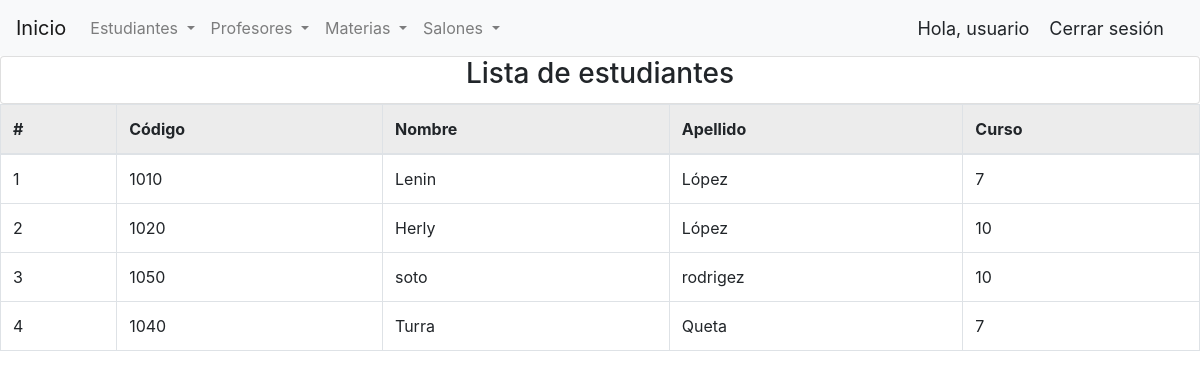
/colapp/listar_estudiante/ (signed in), run on the app's committed database.
### colapp/models.py (models this page shows, shortened)
class estudiante(models.Model):
    id = models.AutoField(primary_key = True)
    est_cod = models.IntegerField()
    est_nom = models.CharField(max_length=20)
    est_ap = models.CharField(max_length=20)
    est_cur = models.CharField(max_length=5)

### colapp/views.py (the view)
# urls.py: path('listar_estudiante/', listarEstudiante, name = 'listar_estudiante'),
@login_required(login_url='login')
def listarEstudiante(request):
    estudiantes = estudiante.objects.all()
    return render(request,'colapp/listar_estudiante.html',{'estudiantes':estudiantes})

### templates/colapp/listar_estudiante.html (shortened to what this page needs)
 {% extends 'index.html' %}
 {% block body %}
 <div class="card text-center">
    <h3 class="card-title">Lista de estudiantes</h3>
    </div>
    {% if estudiantes %}
        <table class="table table-bordered">
            <thead class="table-active">
                <tr scope="col">
                    <th>#</th>
                    <th>Código</th>
                    <th>Nombre</th>
                    <th>Apellido</th>
                    <th>Curso</th>
                </tr>
            </thead>
            <tbody>
                {% for estudiante in estudiantes %}
                <tr>
                    <td>{{ estudiante.id }}</td>
                    <td>{{ estudiante.est_cod }}</td>
                    <td>{{ estudiante.est_nom }}</td>
                    <td>{{ estudiante.est_ap }}</td>
                    <td>{{ estudiante.est_cur }}</td>
                </tr>
                {% endfor %}
            </tbody>
        </table>
    {% else %}
    <h1>No hay estudiantes registrados</h1>
    {% endif %}
 {% endblock body %}

### templates/index.html (shortened to what this page needs)
<!DOCTYPE html>
<html lang="es">
<head>
    {% block extracss %}
    <link rel="stylesheet" href="https://stackpath.bootstrapcdn.com/bootstrap/4.5.0/css/bootstrap.min.css">
    {% endblock extracss %}
</head>
<body>
    <nav class="navbar navbar-expand-lg navbar-light bg-light">
        <a class="navbar-brand" href="{% url 'index' %} ">Inicio</a>
        <div class="collapse navbar-collapse" id="navbarSupportedContent">
          <ul class="navbar-nav mr-auto"><li class="nav-item dropdown">
            <a class="nav-link dropdown-toggle" href="#" id="navbarDropdown" role="button" data-toggle="dropdown" aria-haspopup="true" aria-expanded="false">
              Estudiantes
            </a>
          </li>
          <li class="nav-item dropdown">
            <a class="nav-link dropdown-toggle" href="#" id="navbarDropdown" role="button" data-toggle="dropdown" aria-haspopup="true" aria-expanded="false">
              Profesores
            </a>
          </li>
          <li class="nav-item dropdown">
            <a class="nav-link dropdown-toggle" href="#" id="navbarDropdown" role="button" data-toggle="dropdown" aria-haspopup="true" aria-expanded="false">
              Materias
            </a>
          </li>
          <li class="nav-item dropdown">
            <a class="nav-link dropdown-toggle" href="#" id="navbarDropdown" role="button" data-toggle="dropdown" aria-haspopup="true" aria-expanded="false">
              Salones
            </a>
          </li>
          </ul>
        </div>
        <span class="hello-msg">Hola, {{request.user}}</span>
        <span><a class="hello-msg" href="../../logout"> Cerrar sesión</a>
        </span>
      </nav>
    {% block body %}
    {% endblock body %}
</body>
</html>

### templates/index.html (style rules this page uses)
.hello-msg { font-size: 18px; color: currentcolor; margin-right: 20px; }

### data on the page
estudiante: id "1", est_cod "1010", est_nom "Lenin", est_ap "López", est_cur "7"
estudiante: id "2", est_cod "1020", est_nom "Herly", est_ap "López", est_cur "10"
estudiante: id "3", est_cod "1050", est_nom "soto", est_ap "rodrigez", est_cur "10"
estudiante: id "4", est_cod "1040", est_nom "Turra", est_ap "Queta", est_cur "7"

### other printed values
{{ request.user }} "usuario"
